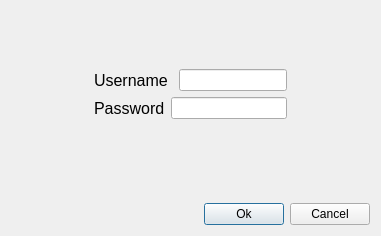
<?xml version="1.0" encoding="UTF-8"?>
<ui version="4.0">
 <class>Login</class>
 <widget class="QDialog" name="Login">
  <property name="geometry">
   <rect>
    <x>0</x>
    <y>0</y>
    <width>381</width>
    <height>236</height>
   </rect>
  </property>
  <property name="windowTitle">
   <string>Dialog</string>
  </property>
  <layout class="QVBoxLayout" name="verticalLayout_2">
   <item>
    <layout class="QHBoxLayout" name="horizontalLayout_5">
     <property name="leftMargin">
      <number>0</number>
     </property>
     <property name="rightMargin">
      <number>0</number>
     </property>
     <item>
      <spacer name="horizontalSpacer">
       <property name="orientation">
        <enum>Qt::Horizontal</enum>
       </property>
       <property name="sizeHint" stdset="0">
        <size>
         <width>40</width>
         <height>20</height>
        </size>
       </property>
      </spacer>
     </item>
     <item>
      <layout class="QVBoxLayout" name="verticalLayout">
       <property name="topMargin">
        <number>0</number>
       </property>
       <property name="bottomMargin">
        <number>0</number>
       </property>
       <item>
        <spacer name="verticalSpacer">
         <property name="orientation">
          <enum>Qt::Vertical</enum>
         </property>
         <property name="sizeHint" stdset="0">
          <size>
           <width>20</width>
           <height>40</height>
          </size>
         </property>
        </spacer>
       </item>
       <item>
        <layout class="QHBoxLayout" name="horizontalLayout_2">
         <item>
          <widget class="QLabel" name="label">
           <property name="font">
            <font>
             <pointsize>12</pointsize>
            </font>
           </property>
           <property name="text">
            <string>Username </string>
           </property>
          </widget>
         </item>
         <item>
          <widget class="QLineEdit" name="le_username"/>
         </item>
        </layout>
       </item>
       <item>
        <layout class="QHBoxLayout" name="horizontalLayout_3">
         <item>
          <widget class="QLabel" name="label_2">
           <property name="font">
            <font>
             <pointsize>12</pointsize>
            </font>
           </property>
           <property name="text">
            <string>Password</string>
           </property>
          </widget>
         </item>
         <item>
          <widget class="QLineEdit" name="le_password">
           <property name="inputMask">
            <string/>
           </property>
           <property name="echoMode">
            <enum>QLineEdit::Password</enum>
           </property>
          </widget>
         </item>
        </layout>
       </item>
       <item>
        <layout class="QHBoxLayout" name="horizontalLayout_4">
         <item>
          <widget class="QLabel" name="lbl_error">
           <property name="text">
            <string/>
           </property>
          </widget>
         </item>
        </layout>
       </item>
       <item>
        <spacer name="verticalSpacer_2">
         <property name="orientation">
          <enum>Qt::Vertical</enum>
         </property>
         <property name="sizeHint" stdset="0">
          <size>
           <width>20</width>
           <height>40</height>
          </size>
         </property>
        </spacer>
       </item>
      </layout>
     </item>
     <item>
      <spacer name="horizontalSpacer_2">
       <property name="orientation">
        <enum>Qt::Horizontal</enum>
       </property>
       <property name="sizeHint" stdset="0">
        <size>
         <width>40</width>
         <height>20</height>
        </size>
       </property>
      </spacer>
     </item>
    </layout>
   </item>
   <item>
    <layout class="QHBoxLayout" name="horizontalLayout">
     <item>
      <spacer name="horizontalSpacer_3">
       <property name="orientation">
        <enum>Qt::Horizontal</enum>
       </property>
       <property name="sizeHint" stdset="0">
        <size>
         <width>40</width>
         <height>20</height>
        </size>
       </property>
      </spacer>
     </item>
     <item>
      <widget class="QPushButton" name="btn_ok">
       <property name="text">
        <string>Ok</string>
       </property>
      </widget>
     </item>
     <item>
      <widget class="QPushButton" name="btn_cancel">
       <property name="text">
        <string>Cancel</string>
       </property>
      </widget>
     </item>
    </layout>
   </item>
  </layout>
 </widget>
 <resources/>
 <connections/>
</ui>
